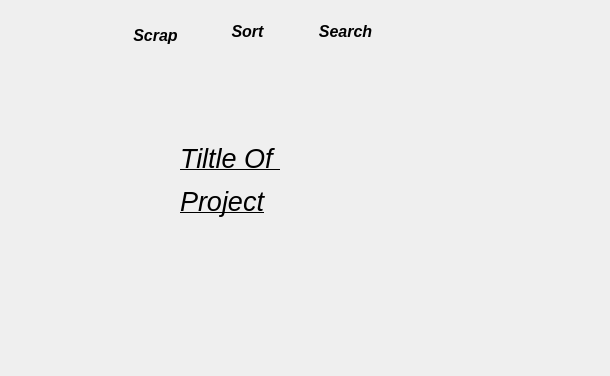
<?xml version="1.0" encoding="UTF-8"?>
<ui version="4.0">
 <class>Dialog</class>
 <widget class="QDialog" name="Dialog">
  <property name="geometry">
   <rect>
    <x>0</x>
    <y>0</y>
    <width>610</width>
    <height>376</height>
   </rect>
  </property>
  <property name="minimumSize">
   <size>
    <width>610</width>
    <height>376</height>
   </size>
  </property>
  <property name="maximumSize">
   <size>
    <width>610</width>
    <height>376</height>
   </size>
  </property>
  <property name="windowTitle">
   <string>Dialog</string>
  </property>
  <property name="styleSheet">
   <string notr="true">QDialog {
   
	background-image: url(:/newPrefix/R.jfif);
    box-shadow: 10px 10px 10px rgba(0, 0, 255, 0.5);
}</string>
  </property>
  <widget class="QWidget" name="widget" native="true">
   <property name="geometry">
    <rect>
     <x>0</x>
     <y>0</y>
     <width>401</width>
     <height>81</height>
    </rect>
   </property>
   <property name="maximumSize">
    <size>
     <width>401</width>
     <height>81</height>
    </size>
   </property>
   <widget class="QPushButton" name="pushButton">
    <property name="geometry">
     <rect>
      <x>110</x>
      <y>20</y>
      <width>91</width>
      <height>31</height>
     </rect>
    </property>
    <property name="font">
     <font>
      <pointsize>12</pointsize>
      <weight>75</weight>
      <italic>true</italic>
      <bold>true</bold>
      <underline>false</underline>
     </font>
    </property>
    <property name="text">
     <string>Scrap</string>
    </property>
    <property name="icon">
     <iconset resource="resources/resources.qrc">
      <normaloff>:/newPrefix/scraping-removebg-preview.png</normaloff>:/newPrefix/scraping-removebg-preview.png</iconset>
    </property>
    <property name="flat">
     <bool>true</bool>
    </property>
   </widget>
   <widget class="QPushButton" name="pushButton_2">
    <property name="geometry">
     <rect>
      <x>210</x>
      <y>20</y>
      <width>75</width>
      <height>23</height>
     </rect>
    </property>
    <property name="font">
     <font>
      <pointsize>12</pointsize>
      <weight>75</weight>
      <italic>true</italic>
      <bold>true</bold>
     </font>
    </property>
    <property name="text">
     <string>Sort</string>
    </property>
    <property name="icon">
     <iconset resource="resources/resources.qrc">
      <normaloff>:/sorting.png</normaloff>:/sorting.png</iconset>
    </property>
    <property name="flat">
     <bool>true</bool>
    </property>
   </widget>
   <widget class="QPushButton" name="pushButton_3">
    <property name="geometry">
     <rect>
      <x>300</x>
      <y>20</y>
      <width>91</width>
      <height>23</height>
     </rect>
    </property>
    <property name="font">
     <font>
      <pointsize>12</pointsize>
      <weight>75</weight>
      <italic>true</italic>
      <bold>true</bold>
     </font>
    </property>
    <property name="text">
     <string>Search</string>
    </property>
    <property name="icon">
     <iconset resource="resources/resources.qrc">
      <normaloff>:/searching.png</normaloff>:/searching.png</iconset>
    </property>
    <property name="flat">
     <bool>true</bool>
    </property>
   </widget>
   <widget class="QWidget" name="widget_2" native="true">
    <property name="geometry">
     <rect>
      <x>0</x>
      <y>0</y>
      <width>91</width>
      <height>291</height>
     </rect>
    </property>
   </widget>
  </widget>
  <widget class="QLabel" name="label">
   <property name="geometry">
    <rect>
     <x>180</x>
     <y>140</y>
     <width>201</width>
     <height>81</height>
    </rect>
   </property>
   <property name="text">
    <string>&lt;html&gt;&lt;head/&gt;&lt;body&gt;&lt;p&gt;&lt;span style=&quot; font-size:20pt; font-style:italic; text-decoration: underline; color:#000000;&quot;&gt;Tiltle Of &lt;/span&gt;&lt;/p&gt;&lt;p&gt;&lt;span style=&quot; font-size:20pt; font-style:italic; text-decoration: underline; color:#000000;&quot;&gt;Project&lt;/span&gt;&lt;/p&gt;&lt;/body&gt;&lt;/html&gt;</string>
   </property>
  </widget>
  <widget class="QLabel" name="label_2">
   <property name="geometry">
    <rect>
     <x>290</x>
     <y>150</y>
     <width>91</width>
     <height>71</height>
    </rect>
   </property>
   <property name="text">
    <string/>
   </property>
   <property name="pixmap">
    <pixmap resource="resources/resources.qrc">:/newPrefix/download__1_-removebg-preview.png</pixmap>
   </property>
   <property name="scaledContents">
    <bool>true</bool>
   </property>
  </widget>
 </widget>
 <resources>
  <include location="resources/resources.qrc"/>
 </resources>
 <connections/>
</ui>
